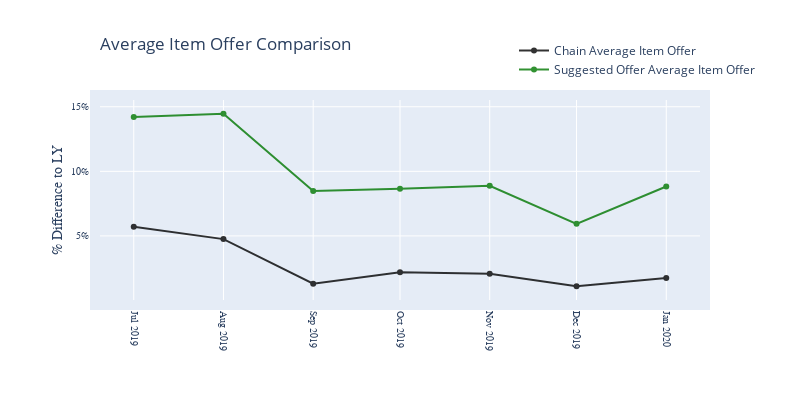

The code cell stored with this chart in its notebook:
### Code cell
graph_MetricsComp('AvgBuyItemOffer', 'Average Item Offer', bool_Indexed=False)

### Figure 1 — Plotly figure (JSON) as saved in the notebook; plotly's stock layout.template omitted (floating-point values rounded to 4 significant figures)
{"data": [{"marker": {"color": "#000000"}, "name": "Chain Average Item Offer", "opacity": 0.8, "type": "scatter", "uid": "01faec3c-01da-40c1-bb55-0f74954dbc32", "x": ["2019-07-01T00:00:00", "2019-08-01T00:00:00", "2019-09-01T00:00:00", "2019-10-01T00:00:00", "2019-11-01T00:00:00", "2019-12-01T00:00:00", "2020-01-01T00:00:00"], "y": [0.05714, 0.04755, 0.01303, 0.02189, 0.02066, 0.01104, 0.01737]}, {"marker": {"color": "#007700"}, "name": "Suggested Offer Average Item Offer", "opacity": 0.8, "type": "scatter", "uid": "706f8417-e55e-4b4a-9cc4-ac44e3ee9168", "x": ["2019-07-01T00:00:00", "2019-08-01T00:00:00", "2019-09-01T00:00:00", "2019-10-01T00:00:00", "2019-11-01T00:00:00", "2019-12-01T00:00:00", "2020-01-01T00:00:00"], "y": [0.1421, 0.1446, 0.08479, 0.08645, 0.08888, 0.05937, 0.08828]}], "layout": {"height": 400, "legend": {"x": 1.1, "xanchor": "right", "y": 1.2, "yanchor": "middle"}, "margin": {"autoexpand": true, "b": 100, "l": 100, "pad": 10, "r": 100, "t": 100}, "title": {"text": "Average Item Offer Comparison", "x": 0, "xanchor": "left", "xref": "paper"}, "width": 800, "xaxis": {"gridcolor": "#ffffff", "tickangle": 90, "tickfont": {"family": "Arial, san-serif", "size": 10}, "type": "date"}, "yaxis": {"gridcolor": "#ffffff", "tickfont": {"family": "Arial, san-serif", "size": 10}, "tickformat": "0%", "title": {"font": {"family": "Arial, san-serif", "size": 14}, "text": "% Difference to LY"}, "zeroline": true, "zerolinecolor": "#000000", "zerolinewidth": 1}}}
